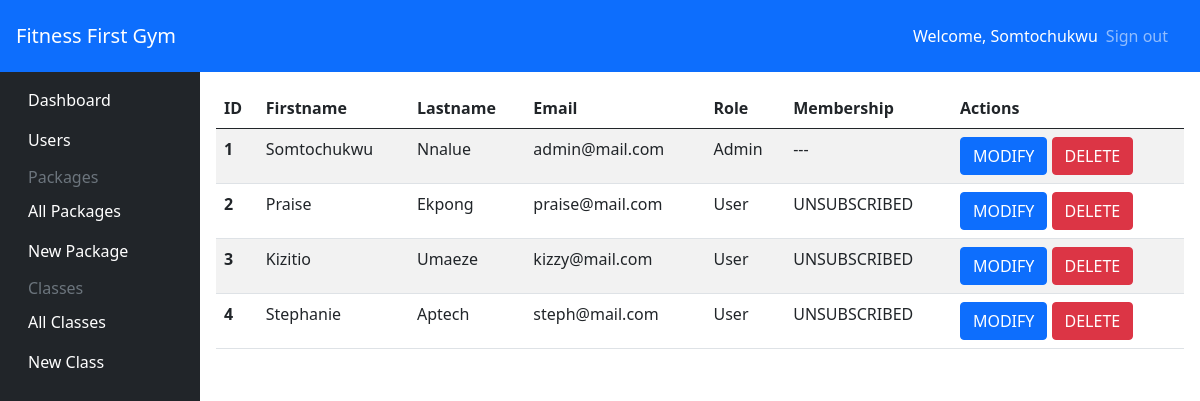
/users/all (signed in), run on an earlier commit of the app's database.
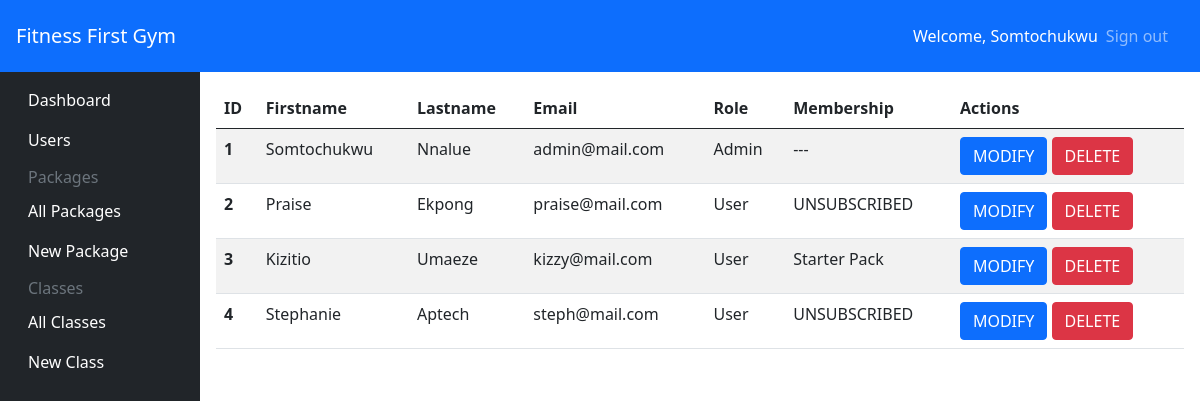
And on a later commit of the database.
### app/models/__init__.py (models this page shows, shortened)
class User(UserMixin, db.Model):
    id = db.Column(db.Integer, primary_key=True)
    firstname = db.Column(db.String(200), nullable=False)
    lastname = db.Column(db.String(200), nullable=True)
    email = db.Column(db.String(100), nullable=False, unique=True)
    password = db.Column(db.String(200), nullable=False)
    isAdmin = db.Column(db.Boolean(), default=False)
    membership_id = db.Column(db.Integer, db.ForeignKey('package.id'), nullable=True)
    membership = db.relationship('Package', backref=db.backref('packages', lazy='dynamic'))
    createdAt = db.Column(db.DateTime, default=datetime.utcnow)

### app/models/Package.py (models this page shows)
class Package(db.Model):
    id = db.Column(db.Integer, primary_key=True)
    name = db.Column(db.String(100), unique=True)
    price = db.Column(db.Float)
    description = db.Column(db.String(100))
    premium = db.Column(db.Boolean, default=True)
    package_id = db.Column(db.Integer, db.ForeignKey('package_type.id'))
    package_type = db.relationship('PackageType', backref=db.backref('package', lazy='dynamic'))
    category_id = db.Column(db.Integer, db.ForeignKey('category.id'))
    category = db.relationship('Category', backref=db.backref('packages', lazy='dynamic'))

### app/user_views.py (the view)
@app.route('/users/all')
@login_required
@authorize_request
def all_users():
   users = User.query.all()
   return render_template('pages/admin/users/preview.html', users=users)

### app/admin_views.py (called while the page is built)
def authorize_request(view_func):
   @wraps(view_func)
   def wrapped_view(*args, **kwargs):
      try:
         if current_user.isAdmin:
               return view_func(*args, **kwargs)
         else:
            flash('Unauthorized')
            return redirect('/')
      except Exception as error:
         return render_template('pages/error/500.html', error=error)
   return wrapped_view

### app/models/__init__.py (called while the page is built)
@login_manager.user_loader
def load_user(id):
    return User.query.get(id)

### app/templates/pages/admin/users/preview.html (shortened to what this page needs)
{% extends "components/admin_base.html" %}
{% block content %}
<table class="table table-striped table-hover">
    <thead>
        <tr>
            <th scope="col">ID</th>
            <th scope="col">Firstname</th>
            <th scope="col">Lastname</th>
            <th scope="col">Email</th>
            <th scope="col">Role</th>
            <th scope="col">Membership</th>
            <th scope="col">Actions</th>
        </tr>
    </thead>
    <tbody>
        {% if users %}
        {% for user in users %}
        <tr>
            <th scope="row">{{user.id}}</th>
            <td>{{user.firstname}}</td>
            <td>{{user.lastname}}</td>
            <td>{{user.email}}</td>
            <td>{{"Admin" if user.isAdmin else "User"}}</td>
            <td>{{"---" if user.isAdmin else "UNSUBSCRIBED" if not user.membership else user.membership.name }}</td>
            <td class="d-flex-col">
                <a href="/user/edit/{{user.id}}" class="btn btn-primary text-white">MODIFY</a>
                <a href="/user/delete/{{user.id}}" class="btn btn-danger text-white">DELETE</a>
            </td>
        </tr>
        {% endfor %}
        {% endif %}
    </tbody>
</table>
{% endblock content %}

### app/templates/components/admin_base.html (shortened to what this page needs)
<!DOCTYPE html>
<html lang="en">
<head>
    <link href="https://cdn.jsdelivr.net/npm/bootstrap@5.0.2/dist/css/bootstrap.min.css" rel="stylesheet"
>
</head>
<body class="relative">
    <main>
        <nav class="navbar navbar-dark sticky-top bg-primary flex-md-nowrap p-3">
            <a class="navbar-brand col-sm-3 col-md-2 mr-0" href="/">Fitness First Gym</a>
            <div class="navbar-nav px-3">
                <div class="nav-item text-nowrap d-flex align-items-center">
                    <span class="text-white mx-2">Welcome, {{current_user.firstname}}</span>
                    <a class="nav-link" href="/auth/logout">Sign out</a>
                </div>
            </div>
        </nav>
        <div>
            <div class="container-fluid">
                <div class="row">
                    {% include "components/admin_navbar.html" %}
                    <main role="main" class="relative col-md-9 ml-sm-auto col-lg-10 p-3">
                        {% block content %} {% endblock %}
                    </main>
                </div>
            </div>
        </div>
    </main>
</body>
</html>

### app/templates/components/admin_navbar.html
<nav class="vh-100 col-md-2 d-none d-md-block bg-dark sidebar">
  <div class="sidebar-sticky py-2">
    <ul class="nav flex-column">
      <li class="nav-item">
        <a class="nav-link text-white" href="/admin/dashboard">Dashboard</a>
      </li>
    </ul>
    <ul class="nav flex-column">
      <li class="nav-item">
        <a class="nav-link text-white" href="/users/all">Users</a>
      </li>
    </ul>
    <h6 class="sidebar-heading d-flex justify-content-between align-items-center px-3 mt-2 mb-1 text-muted">
      <span>Packages</span>
    </h6>
    <ul class="nav flex-column">
      <li class="nav-item"><a class="nav-link text-white" href="/admin/package/all">All Packages</a></li>
      <li class="nav-item"><a class="nav-link text-white" href="/admin/package/new">New Package</a></li>
    </ul>
    <h6 class="sidebar-heading d-flex justify-content-between align-items-center px-3 mt-2 mb-1 text-muted">
      <span>Classes</span>
    </h6>
    <ul class="nav flex-column mb-2">
      <li class="nav-item"><a class="nav-link text-white" href="/admin/class/all">All Classes</a></li>
      <li class="nav-item"><a class="nav-link text-white" href="/admin/class/new">New Class</a></li>
    </ul>
  </div>
</nav>

What changed in the data, as far as the page shows it:
changed User "Kizitio": isAdmin.name "UNSUBSCRIBED" → "Starter Pack"
